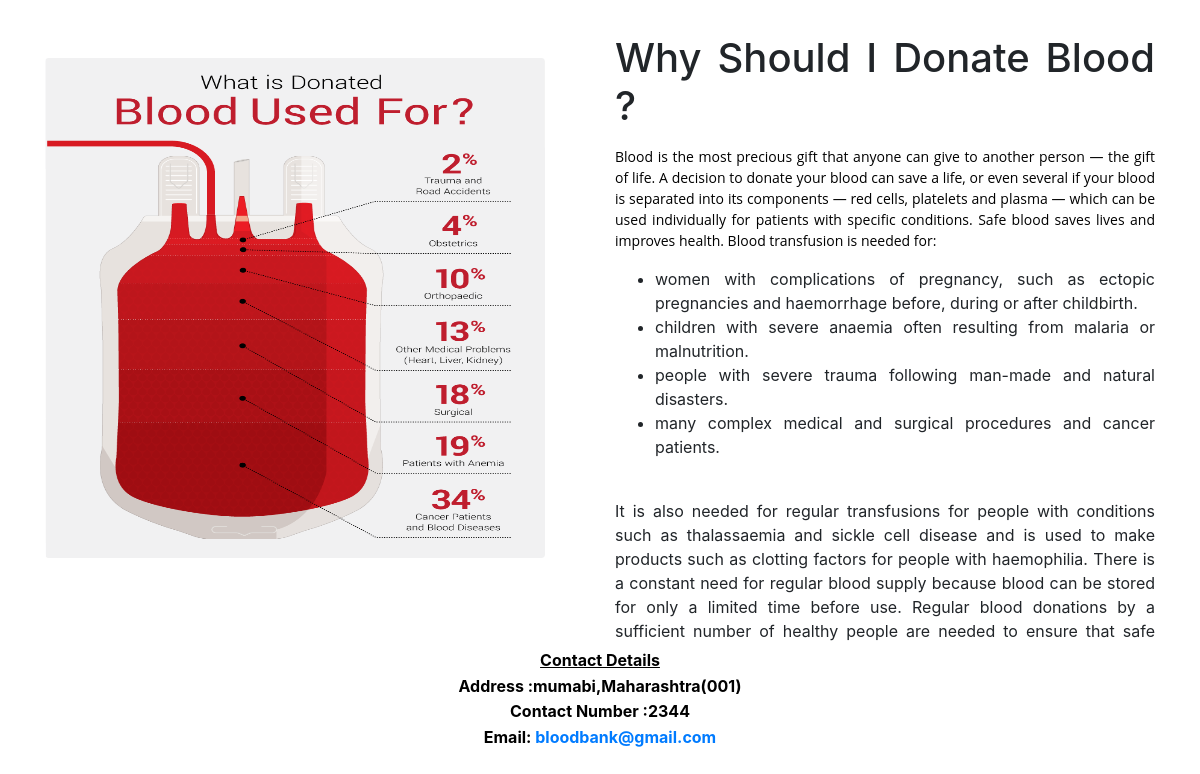
The app's page /why_donate_blood.php with its own data.
### tables this page shows
create table pages(
page_id int NOT NULL auto_increment UNIQUE,
page_name varchar(255) NOT NULL,
page_type varchar(255) NOT NULL,
page_data longtext NOT NULL
);

create table contact_info(
contact_id int auto_increment Not Null,
contact_address varchar(100) NOT NULL,
contact_mail varchar(50) NOT NULL,
contact_phone varchar(100) NOT NULL,
primary key(contact_id)
);

### why_donate_blood.php (the view, shortened to what this page needs)
<html>
<head>
  <link rel="stylesheet" href="https://maxcdn.bootstrapcdn.com/bootstrap/4.5.2/css/bootstrap.min.css">
</head>
<body>
<div id="page-container" style="margin-top:10px; position: relative;min-height: 84vh;">
  <div class="container">
  <div id="content-wrap" style="padding-bottom:50px;">
<div class="row">
    <div class="col-lg-6">
        <br><br>
        <img class="img-fluid rounded" src="image\08f2fccc45d2564f74ead4a6d5086871.png" style="height:500px; width:500px" alt="error"  >
    </div>
    <div class="col-lg-6" style="text-align: justify;">
        <h1 class="mt-4 mb-3">Why Should I Donate Blood ? </h1>
        <p>
          <?php
            include 'conn.php';
            $sql=$sql= "select * from pages where page_type='donor'";
            $result=mysqli_query($conn,$sql);
            if(mysqli_num_rows($result)>0)   {
                while($row = mysqli_fetch_assoc($result)) {
                  echo $row['page_data'];
                }
              }
           ?>
      </p>
    </div>
</div>
</div>
</div>
<?php include('footer.php');?>
</div>
</body>
</html>

### footer.php (shortened to what this page needs)
<html>
<head>
</head>
<body>
  <div id="footer" >
  <?php
          include 'conn.php';
          $sql= "select * from contact_info";
          $result=mysqli_query($conn,$sql);
          if(mysqli_num_rows($result)>0)   {
              while($row = mysqli_fetch_assoc($result)) { ?>
  <b><center>
  <u>Contact Details</u>
  <br>
  Address :<?php echo $row['contact_address']; ?>
  <br>
  Contact Number :<?php echo $row['contact_phone']; ?>
  <br>
  Email: <a href="#"><?php echo $row['contact_mail']; ?></a>
  </center>
  </div>
<?php }
      } ?>
</body>
</html>

### footer.php (style rules this page uses)
#footer { position:absolute; left: 0; bottom:0; width: 100%; height: 85px; background-color:white; color:black; line-height: 1.6; font-size: 16px; }

### records on screen
pages: page_data "Blood is the most precious gift that anyone can give to another person — the gift of life. A decision to donate your blood can save a life, or even several if your blood is separated into its components — red cells, platelets and plasma — which can be used individually for patients with specific conditions. Safe blood saves lives and improves health. Blood transfusion is needed for: women with complications of pregnancy, such as ectopic pregnancies and haemorrhage before, during or after childbirth. children with severe anaemia often resulting from malaria or malnutrition. people with severe trauma following man-made and natural disasters. many complex medical and surgical procedures and…"
contact_info: contact_address "mumabi,Maharashtra(001)", contact_phone "2344", contact_mail "bloodbank@gmail.com"
